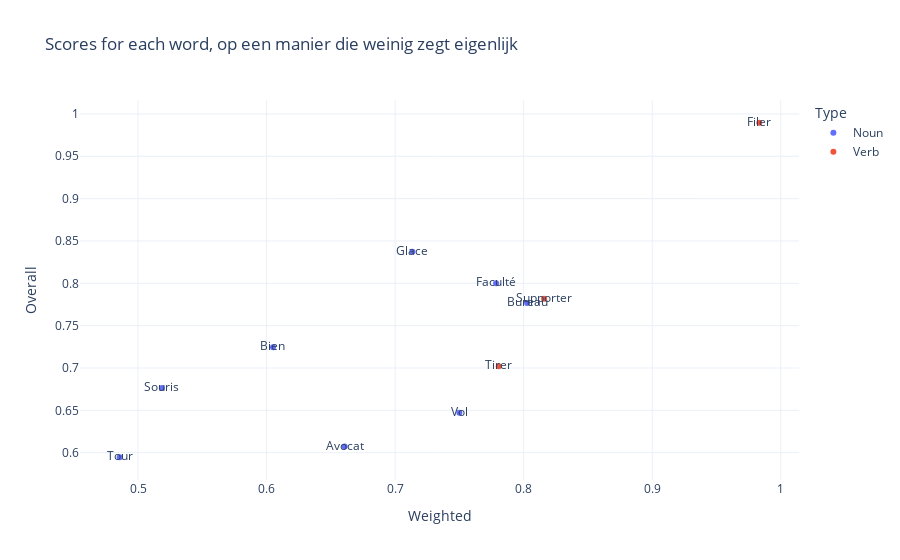
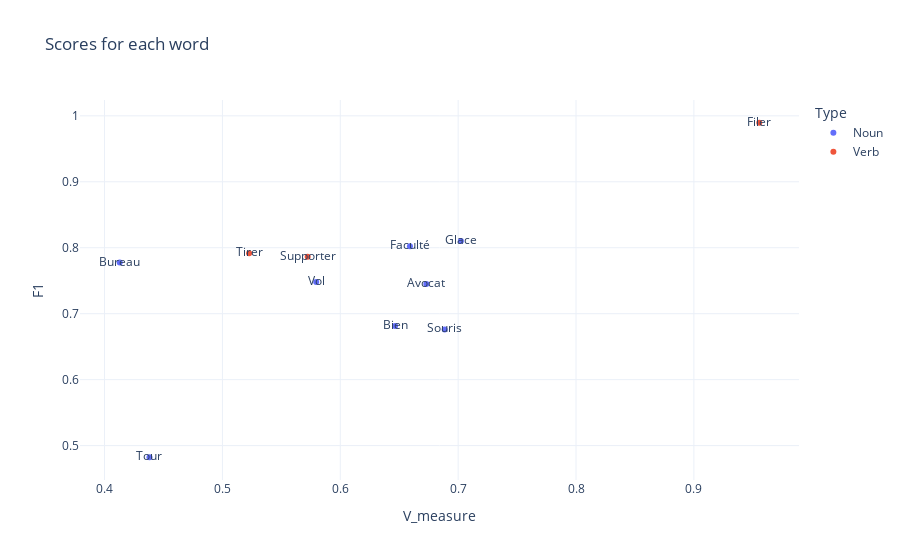

The notebook cell saved with these charts, in order:
### Code cell
fig_zegt_weinig = px.scatter(df_BIC, x="Weighted", y="Overall", text=df_BIC.index, color="Type", title="Scores for each word, op een manier die weinig zegt eigenlijk",template="plotly_white")
fig_zegt_weinig.show()
fig_zegt_weinig = px.scatter(df_BIC, x="Weighted", y="Overall", text=df_BIC.index, color="Type", title="Scores for each word, op een manier die weinig zegt eigenlijk",template="plotly_white")
fig = px.scatter(df_BIC, x="V_measure", y="F1", text=df_BIC.index, color="Type", title="Scores for each word",template="plotly_white")
fig.show()

### Figure 1 — Plotly figure (JSON) as saved in the notebook; plotly's stock layout.template omitted (floating-point values rounded to 4 significant figures)
{"data": [{"hovertemplate": "Type=Noun<br>Weighted=%{x}<br>Overall=%{y}<br>index=%{text}<extra></extra>", "legendgroup": "Noun", "marker": {"color": "#636efa", "symbol": "circle"}, "mode": "markers+text", "name": "Noun", "orientation": "v", "showlegend": true, "text": ["Avocat", "Bien", "Bureau", "Faculté", "Glace", "Souris", "Tour", "Vol"], "x": [0.6607, 0.605, 0.8026, 0.7786, 0.7134, 0.5185, 0.4857, 0.75], "xaxis": "x", "y": [0.6071, 0.7245, 0.7767, 0.8, 0.8374, 0.6765, 0.5946, 0.6471], "yaxis": "y", "type": "scatter"}, {"hovertemplate": "Type=Verb<br>Weighted=%{x}<br>Overall=%{y}<br>index=%{text}<extra></extra>", "legendgroup": "Verb", "marker": {"color": "#EF553B", "symbol": "circle"}, "mode": "markers+text", "name": "Verb", "orientation": "v", "showlegend": true, "text": ["Filer", "Supporter", "Tirer"], "x": [0.9833, 0.8159, 0.7806], "xaxis": "x", "y": [0.9896, 0.7818, 0.7019], "yaxis": "y", "type": "scatter"}], "layout": {"xaxis": {"anchor": "y", "domain": [0.0, 1.0], "title": {"text": "Weighted"}}, "yaxis": {"anchor": "x", "domain": [0.0, 1.0], "title": {"text": "Overall"}}, "legend": {"title": {"text": "Type"}, "tracegroupgap": 0}, "title": {"text": "Scores for each word, op een manier die weinig zegt eigenlijk"}}}

### Figure 2 — Plotly figure (JSON) as saved in the notebook; plotly's stock layout.template omitted (floating-point values rounded to 4 significant figures)
{"data": [{"hovertemplate": "Type=Noun<br>V_measure=%{x}<br>F1=%{y}<br>index=%{text}<extra></extra>", "legendgroup": "Noun", "marker": {"color": "#636efa", "symbol": "circle"}, "mode": "markers+text", "name": "Noun", "orientation": "v", "showlegend": true, "text": ["Avocat", "Bien", "Bureau", "Faculté", "Glace", "Souris", "Tour", "Vol"], "x": [0.673, 0.6465, 0.4129, 0.6591, 0.7023, 0.6886, 0.4381, 0.5796], "xaxis": "x", "y": [0.7451, 0.6812, 0.7775, 0.8022, 0.8103, 0.6762, 0.4823, 0.7481], "yaxis": "y", "type": "scatter"}, {"hovertemplate": "Type=Verb<br>V_measure=%{x}<br>F1=%{y}<br>index=%{text}<extra></extra>", "legendgroup": "Verb", "marker": {"color": "#EF553B", "symbol": "circle"}, "mode": "markers+text", "name": "Verb", "orientation": "v", "showlegend": true, "text": ["Filer", "Supporter", "Tirer"], "x": [0.9555, 0.5723, 0.5226], "xaxis": "x", "y": [0.9895, 0.7863, 0.7917], "yaxis": "y", "type": "scatter"}], "layout": {"xaxis": {"anchor": "y", "domain": [0.0, 1.0], "title": {"text": "V_measure"}}, "yaxis": {"anchor": "x", "domain": [0.0, 1.0], "title": {"text": "F1"}}, "legend": {"title": {"text": "Type"}, "tracegroupgap": 0}, "title": {"text": "Scores for each word"}}}
